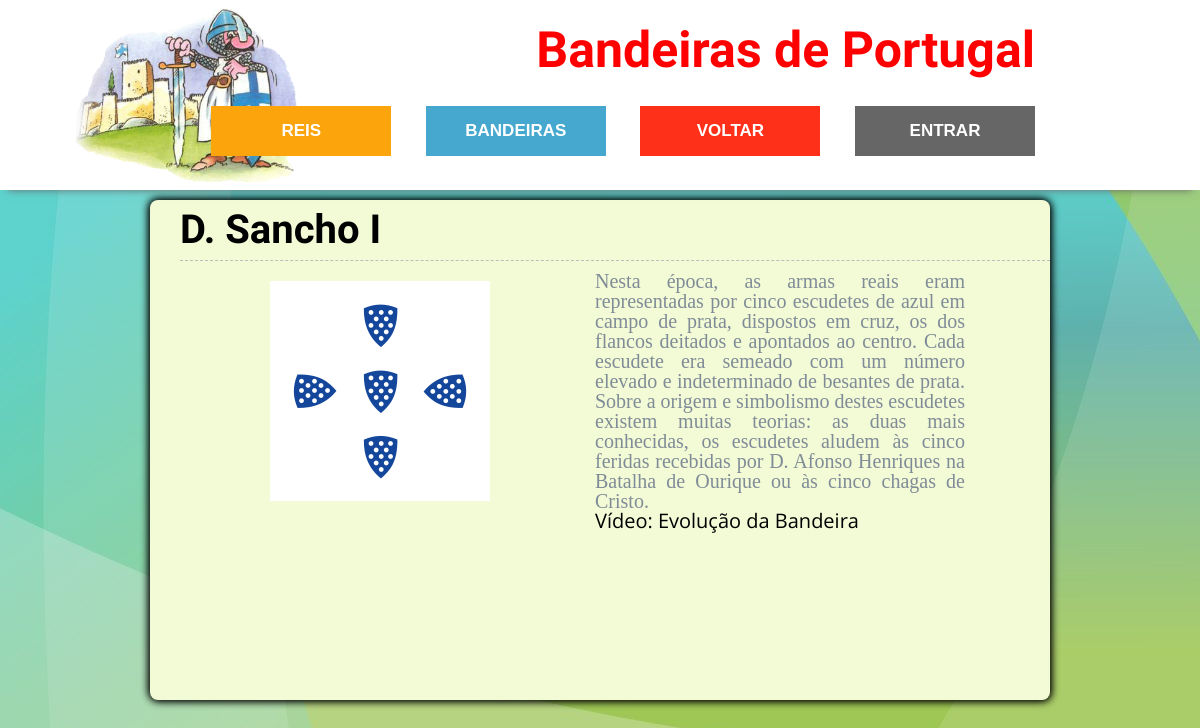
The page /result_flag.php?id_flag=B02 on the database its author committed.
### tables this page shows
CREATE TABLE `flag` (
  `id_flag` varchar(45) NOT NULL,
  `imagem` varchar(150) DEFAULT NULL,
  `texto` text,
  `som` varchar(150) DEFAULT NULL,
  `nome` varchar(45) DEFAULT NULL,
  PRIMARY KEY (`id_flag`)
);

### result_flag.php (the view, shortened to what this page needs)
<!DOCTYPE html>
<html>
    <head>
        <link rel="stylesheet" href="css/reset.css">
        <link rel="stylesheet" href="css/style.css">
    </head>
    <body>
        <header>
            <div class="main_header">
                <div class="logo">
                    <a href="index.html">
                    <img src="img/logo.png">
                </div>
                <div class="description">
                    <h3>Bandeiras de Portugal</h3>
                </div>
                <div class="buttons">
                    <a class="buttonStyle5" href="timeline.html" target="_self">Reis</a>
                    <a class="buttonStyle1" href="flag.html" target="_self">Bandeiras</a>
                    <a class="buttonStyle2" href="javascript:window.history.go(-1)" target="_self">Voltar</a>
                    <a class="buttonStyle3" href="login.php" target="_self">Entrar</a>
                </div>
            </div>
    	</header>
        <?php
            require_once("server/conn_reis.php");
            $sql = "SELECT * FROM flag WHERE id_flag = '".$_GET['id_flag']."'";
            $result = mysqli_query($conn,$sql);
            $row = mysqli_fetch_assoc($result);
        ?>
        <div class="container_reis">
            <h3 class="titulo"><?php echo $row['nome']; ?></h3>
            <table>
                <tr>
                    <td class="left_container">
                        <?php echo "<img src ='".$row['imagem']."'";?>
                    </td>
                    <td class="right_container">
                        <?php
                            echo $row['texto'];
                            echo "<br>";
                        ?>
                        <a href="video_flag.html">Vídeo: Evolução da Bandeira
                        </a>
                    </td>
                </tr>
            </table>
        </div>
    </body>
</html>

### css/style.css (style rules this page uses)
html * { -webkit-font-smoothing: antialiased; -moz-osx-font-smoothing: grayscale; }
*, *:after, *:before { -webkit-box-sizing: border-box; -moz-box-sizing: border-box; box-sizing: border-box; }
body { background-image: url(img/main_background.jpg); font-size: 100%; font-family: "Droid Serif", serif; color: #7f8c97; background-color: #e9f0f5; }
a { color: black; text-decoration: none; font-family: "Open Sans", sans-serif; }
h3 { font-weight: bolder; font-style: normal; font-size: 40px; color: Black; }
header { position: fixed; top:0; left:0; width:100%; height:190px; border:0; text-align:center; z-index:100; background-color:#FFFFFF; -moz-box-shadow:0 8px 8px -8px #696868; -webkit-box-shadow:0 8px 8px -8px #696868; box-shadow:0 8px 8px -8px #696868; }
.main_header { width:100%; min-width:320px; height:150px; border-collapse:collapse; border:0; margin:auto; padding:0 15px 0 15px; display: block; }
.logo { position: fixed; width:350px; height: 190px; padding:0; margin:0; text-align:left; line-height:100px; float: left; }
.logo img { width:65%; vertical-align: middle; margin-left: 60px; display: inline-block; }
.description { width:1000px; height: 80px; margin-top: 0px; margin-right: 50px; padding:0px; padding-right: 100px; text-align:right; line-height:100px; float: right; }
.description h3 { font-family: 'Molle', cursive; color: red; font-size: 50px; }
.buttons { width:1000px; height: 110px; margin-right: 50px; padding:0px; padding-right: 100px; text-align:right; line-height:100px; float: right; }
.buttonStyle5 { position:relative; width:20%; height:50px; display:inline-block; line-height:50px; font-size: 17px; font-weight:600; text-transform:uppercase; text-decoration:none; color:#FFFFFF; font-family: 'Source Sans Pro', sans-serif; text-align:center; margin:0 0 0 0; padding:0; background: #fca40c; }
.buttonStyle1 { width:20%; height:50px; display:inline-block; text-decoration:none; color:#FFFFFF; font-family: 'Source Sans Pro', sans-serif; text-align:center; line-height:50px; font-size: 17px; font-weight:600; text-transform:uppercase; padding:0; margin:0 0 0 3.40%; background: #46a8cf; }
.buttonStyle2 { width:20%; height:50px; display:inline-block; text-decoration:none; color:#FFFFFF; font-family: 'Source Sans Pro', sans-serif; text-align:center; line-height:50px; font-size: 17px; font-weight:600; text-transform:uppercase; padding:0; margin:0 0 0 3.40%; background: #ff3019; }
.buttonStyle3 { width:20%; height:50px; display:inline-block; line-height:50px; font-size: 17px; font-weight:600; text-transform:uppercase; text-decoration:none; color:#FFFFFF; font-family: 'Source Sans Pro', sans-serif; text-align:center; margin:0 0 0 3.40%; padding:0; background: #666666; }
.container_reis { display: block; width: 900px; height: 500px; margin-top: 200px; margin-left: auto; margin-right: auto; background-color: #F3FAD6; border-radius: 8px; box-shadow: 1px 1px 8px black, -1px -1px 8px black; padding-left: 30px; }
.titulo { font-size: 30px; padding-top: 10px; padding-bottom: 10px; border-bottom: 1px dashed #BCBCBC; }
.container_reis h3 { font-family: 'Molle', cursive; color: black; border-bottom: 1px dashed #BCBCBC; font-size: 40px; }
.left_container { width:400px; height:400px; float:left; padding:20px 15px 0 15px; text-align: center; }
.right_container { width: 400px; height: 400px; float:left; padding:10px 15px 0 15px; font-size: 20px; text-align: justify; }

### rows shown on the page
flag: nome "D. Sancho I", imagem (picture), texto "Nesta época, as armas reais eram representadas por cinco escudetes de azul em campo de prata, dispostos em cruz, os dos flancos deitados e apontados ao centro. Cada escudete era semeado com um número elevado e indeterminado de besantes de prata. Sobre a origem e simbolismo destes escudetes existem muitas teorias: as duas mais conhecidas, os escudetes aludem às cinco feridas recebidas por D. Afonso Henriques na Batalha de Ourique ou às cinco chagas de Cristo."
